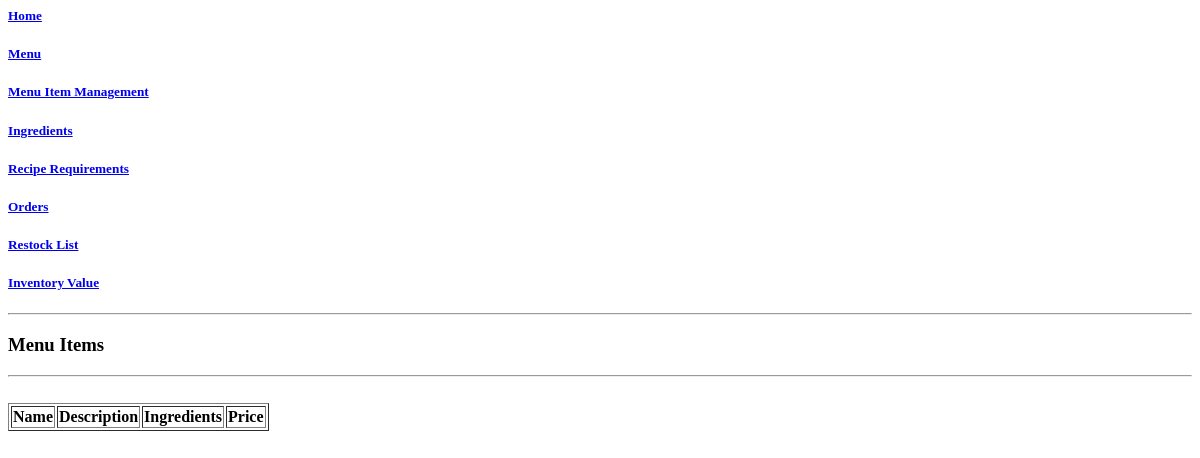
Page /menu_items/list on the earlier database version.
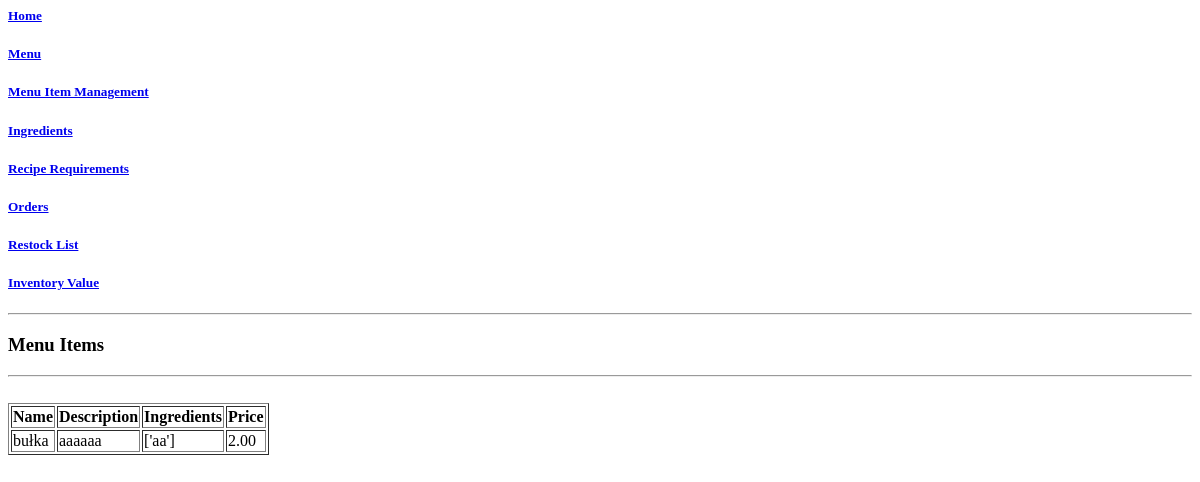
Same page on the later database version.
### crispy_crab/models.py (models this page shows, shortened)
class MenuItems(models.Model):
    item_name = models.CharField(max_length=30, unique=True)
    item_description = models.CharField(max_length=150, default="recipe requirements not complete")
    item_price = models.DecimalField(max_digits=5, decimal_places=2, default=0)
    class Meta:
        ordering = ['item_name']
    def ingredients(self):
        return [i.ingredient.ing_name for i in self.reciperequirements_set.all()]
    def is_available(self):
        result = []
        for i in self.reciperequirements_set.all():
            if i.quantity <= i.ingredient.ing_quantity:
                result.append(True)
            else:
                result.append(False)
        return all(result)

class RecipeRequirements(models.Model):
    menu_item = models.ForeignKey(MenuItems, on_delete=models.CASCADE)
    ingredient = models.ForeignKey(Ingredients, on_delete=models.CASCADE)
    quantity = models.IntegerField(default=1)
    class Meta:
        ordering = ['menu_item']

class Ingredients(models.Model):
    PIECE = "PC"
    GRAM = "GR"
    MILLILITRE = "ML"
    INGREDIENT_UNIT_CHOICES = [
        (PIECE, "pcs."),
        (GRAM, "gr."),
        (MILLILITRE, "ml")
    ]
    ing_name = models.CharField(max_length=25, unique=True)
    ing_quantity = models.IntegerField(default=0)
    multi_pack_quantity = models.IntegerField(default=1)
    unit = models.CharField(max_length=2, choices=INGREDIENT_UNIT_CHOICES, default=PIECE)
    multi_pack_price = models.DecimalField(max_digits=8, decimal_places=2)
    minimal_quantity = models.IntegerField(default=0)
    class Meta:
        ordering = ['ing_name']

### crispy_crab/views.py (the view)
# urls.py: path('menu_items/list', views.MenuItemsList.as_view(), name='menuitemslist'),
class MenuItemsList(ListView):
    model = MenuItems
    template_name = "crispy_crab/menu_items_list.html"

### crispy_crab/templates/crispy_crab/menu_items_list.html
{% extends "crispy_crab/base.html" %}
{% block content %}
<hr>
<h3>Menu Items</h3>
<hr>
<br>
<table border = 1 id="menu_items_table">
  <tr>
    <th>Name</th>
    <th>Description</th>
    <th>Ingredients</th>
    <th>Price</th>
  </tr>
{% for menu_item in menuitems_list  %}
{% if menu_item.item_description != "recipe requirements not complete" and menu_item.is_available is True %}
<tr>
  <td>{{ menu_item.item_name }} </td>
  <td>{{ menu_item.item_description }} </td>
  <td>{{ menu_item.ingredients }} </td>
  <td>{{ menu_item.item_price }} </td>
</tr>
{% endif %}
{% endfor %}
</table>
{% endblock %}

Differences in the rows shown:
added MenuItems: item_name "bułka", item_description "aaaaaa", ingredients "['aa']", item_price "2.00"
